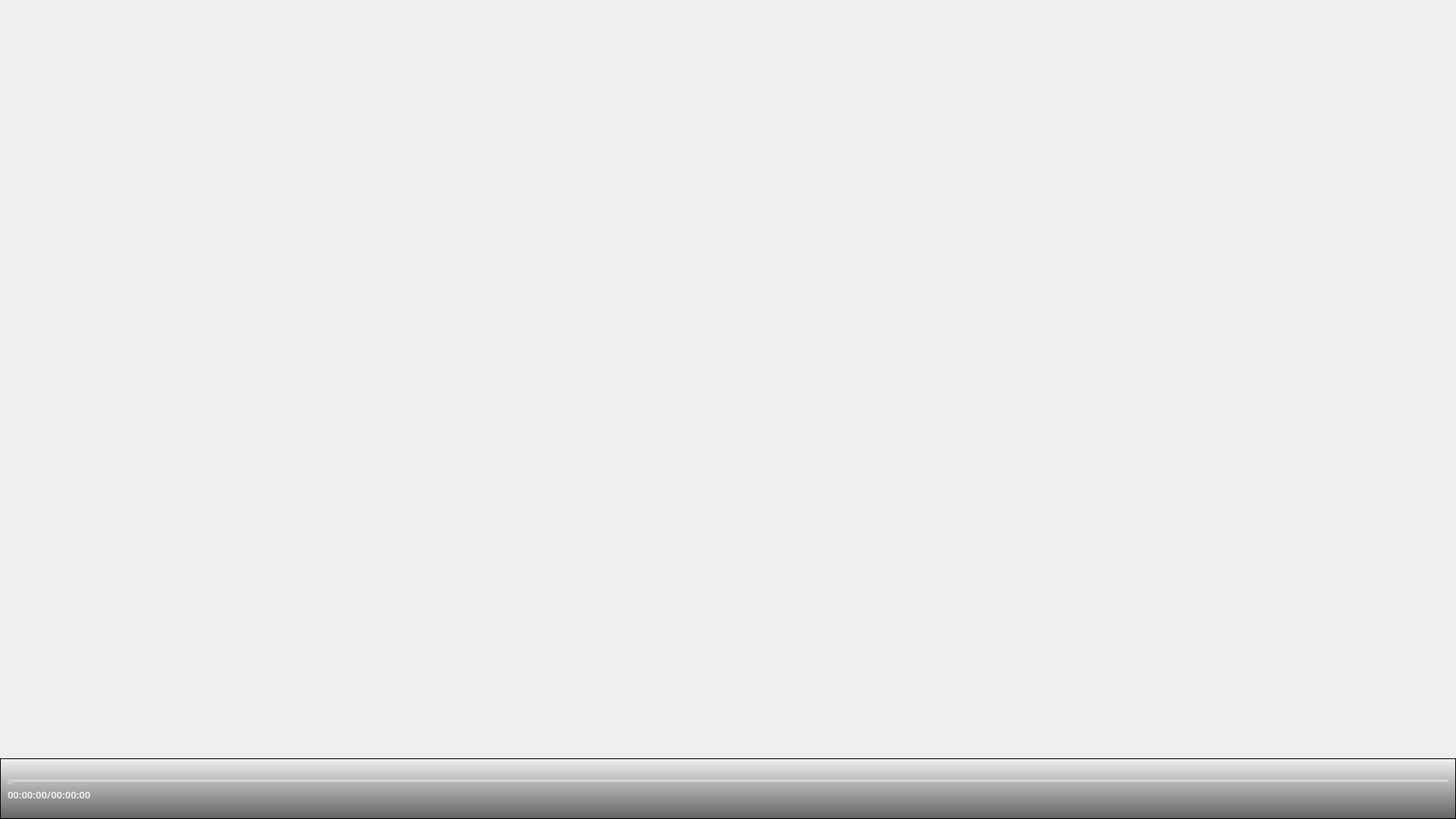
<?xml version="1.0" encoding="UTF-8"?>
<ui version="4.0">
 <class>Action_FollowP3</class>
 <widget class="QWidget" name="Action_FollowP3">
  <property name="geometry">
   <rect>
    <x>0</x>
    <y>0</y>
    <width>1920</width>
    <height>1080</height>
   </rect>
  </property>
  <property name="windowTitle">
   <string>Form</string>
  </property>
  <widget class="QFrame" name="time_frame">
   <property name="geometry">
    <rect>
     <x>0</x>
     <y>1000</y>
     <width>1920</width>
     <height>80</height>
    </rect>
   </property>
   <property name="minimumSize">
    <size>
     <width>1920</width>
     <height>80</height>
    </size>
   </property>
   <property name="maximumSize">
    <size>
     <width>16777215</width>
     <height>80</height>
    </size>
   </property>
   <property name="sizeIncrement">
    <size>
     <width>1920</width>
     <height>80</height>
    </size>
   </property>
   <property name="styleSheet">
    <string notr="true">QFrame{
background-color: qlineargradient(spread:pad, x1:0, y1:1, x2:0, y2:0, stop:0 rgba(0, 0, 0, 150), stop:1 rgba(100, 100, 100, 0));
}
</string>
   </property>
   <property name="frameShape">
    <enum>QFrame::StyledPanel</enum>
   </property>
   <property name="frameShadow">
    <enum>QFrame::Raised</enum>
   </property>
   <widget class="QSlider" name="sld_video">
    <property name="geometry">
     <rect>
      <x>10</x>
      <y>20</y>
      <width>1900</width>
      <height>20</height>
     </rect>
    </property>
    <property name="minimumSize">
     <size>
      <width>0</width>
      <height>20</height>
     </size>
    </property>
    <property name="maximumSize">
     <size>
      <width>16777215</width>
      <height>20</height>
     </size>
    </property>
    <property name="font">
     <font>
      <family>微软雅黑</family>
     </font>
    </property>
    <property name="styleSheet">
     <string notr="true">/*horizontal ：水平QSlider*/
QSlider{
	background-color: rgba(0, 0, 0,0);
}
QSlider::groove:horizontal {
border: 0px solid #bbb;
}

/*1.滑动过的槽设计参数*/
QSlider::sub-page:horizontal {
 /*槽颜色*/
background:rgb(66, 156, 227);
 /*外环区域倒圆角度*/
border-radius: 2px;
 /*上遮住区域高度*/
margin-top:8px;
 /*下遮住区域高度*/
margin-bottom:8px;
/*width在这里无效，不写即可*/
}

/*2.未滑动过的槽设计参数*/
QSlider::add-page:horizontal {
/*槽颜色*/
background: rgba(255,255, 255, 100);
/*外环大小0px就是不显示，默认也是0*/
border: 0px solid #777;
/*外环区域倒圆角度*/
border-radius: 2px;
 /*上遮住区域高度*/
margin-top:8px;
 /*下遮住区域高度*/
margin-bottom:9px;
}
 
/*3.平时滑动的滑块设计参数*/
QSlider::handle:horizontal {
/*滑块颜色*/
background: rgb(193,204,208);
/*滑块的宽度*/
width: 5px;
/*滑块外环为1px，再加颜色*/
border: 1px solid rgb(193,204,208);
 /*滑块外环倒圆角度*/
border-radius: 2px; 
 /*上遮住区域高度*/
margin-top:6px;
 /*下遮住区域高度*/
margin-bottom:6px;
}

/*4.手动拉动时显示的滑块设计参数*/
QSlider::handle:horizontal:hover {
/*滑块颜色*/
background: rgb(193,204,208);
/*滑块的宽度*/
width: 10px;
/*滑块外环为1px，再加颜色*/
border: 1px solid rgb(193,204,208);
 /*滑块外环倒圆角度*/
border-radius: 5px; 
 /*上遮住区域高度*/
margin-top:4px;
 /*下遮住区域高度*/
margin-bottom:4px;
}
</string>
    </property>
    <property name="orientation">
     <enum>Qt::Horizontal</enum>
    </property>
   </widget>
   <widget class="QLabel" name="lab_time">
    <property name="geometry">
     <rect>
      <x>10</x>
      <y>35</y>
      <width>120</width>
      <height>25</height>
     </rect>
    </property>
    <property name="maximumSize">
     <size>
      <width>160</width>
      <height>16777215</height>
     </size>
    </property>
    <property name="font">
     <font>
      <family>微软雅黑</family>
      <pointsize>10</pointsize>
      <weight>75</weight>
      <bold>true</bold>
     </font>
    </property>
    <property name="styleSheet">
     <string notr="true">color: rgba(255, 255, 255,200);
background-color: rgba(255, 255, 255,0);</string>
    </property>
    <property name="text">
     <string>00:00:00/00:00:00</string>
    </property>
   </widget>
  </widget>
 </widget>
 <resources>
  <include location="../res.qrc"/>
 </resources>
 <connections/>
</ui>
